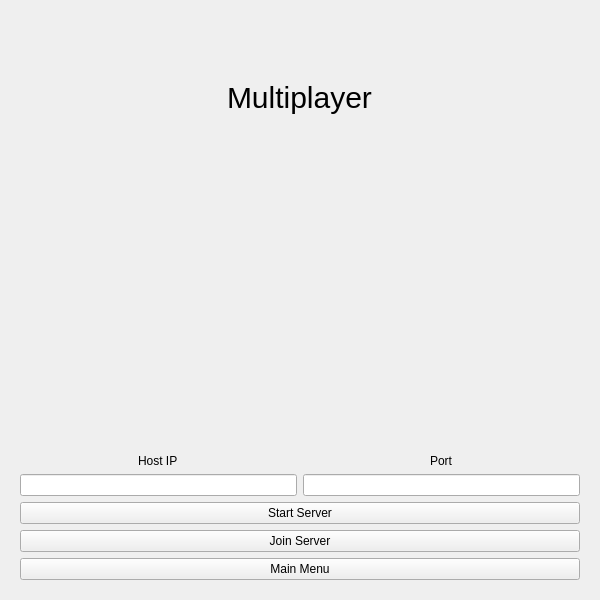
<?xml version="1.0" encoding="UTF-8"?>
<ui version="4.0">
 <class>MultiPlayerScreen</class>
 <widget class="QWidget" name="MultiPlayerScreen">
  <property name="geometry">
   <rect>
    <x>0</x>
    <y>0</y>
    <width>600</width>
    <height>600</height>
   </rect>
  </property>
  <property name="windowTitle">
   <string>Form</string>
  </property>
  <layout class="QVBoxLayout" name="verticalLayout">
   <item>
    <widget class="QStackedWidget" name="stackedWidget">
     <widget class="QWidget" name="JoinStartPage">
      <layout class="QVBoxLayout" name="verticalLayout_2">
       <item alignment="Qt::AlignHCenter">
        <widget class="QLabel" name="TitleLabel">
         <property name="styleSheet">
          <string notr="true">font-size: 30px;</string>
         </property>
         <property name="text">
          <string>Multiplayer</string>
         </property>
        </widget>
       </item>
       <item alignment="Qt::AlignHCenter">
        <widget class="QLabel" name="ErrorLabel">
         <property name="styleSheet">
          <string notr="true">font-size: 30px;
color: rgb(239, 41, 41);</string>
         </property>
         <property name="text">
          <string/>
         </property>
        </widget>
       </item>
       <item>
        <layout class="QGridLayout" name="gridLayout">
         <item row="1" column="0">
          <widget class="QLineEdit" name="HostInput"/>
         </item>
         <item row="1" column="1">
          <widget class="QLineEdit" name="PortInput"/>
         </item>
         <item row="0" column="0" alignment="Qt::AlignHCenter|Qt::AlignBottom">
          <widget class="QLabel" name="label_2">
           <property name="text">
            <string>Host IP</string>
           </property>
          </widget>
         </item>
         <item row="0" column="1" alignment="Qt::AlignHCenter|Qt::AlignBottom">
          <widget class="QLabel" name="label_3">
           <property name="text">
            <string>Port</string>
           </property>
          </widget>
         </item>
        </layout>
       </item>
       <item>
        <widget class="QPushButton" name="StartServerButton">
         <property name="text">
          <string>Start Server</string>
         </property>
        </widget>
       </item>
       <item>
        <widget class="QPushButton" name="JoinServerButton">
         <property name="text">
          <string>Join Server</string>
         </property>
        </widget>
       </item>
       <item>
        <widget class="QPushButton" name="MainMenuButton">
         <property name="text">
          <string>Main Menu</string>
         </property>
        </widget>
       </item>
      </layout>
     </widget>
     <widget class="QWidget" name="ServerHostPage">
      <layout class="QVBoxLayout" name="verticalLayout_3">
       <item>
        <layout class="QGridLayout" name="gridLayout_2">
         <item row="0" column="1">
          <widget class="QPlainTextEdit" name="ServerChatBox">
           <property name="readOnly">
            <bool>true</bool>
           </property>
          </widget>
         </item>
         <item row="0" column="0">
          <widget class="QTableWidget" name="ServerUserTable">
           <property name="editTriggers">
            <set>QAbstractItemView::NoEditTriggers</set>
           </property>
           <attribute name="horizontalHeaderStretchLastSection">
            <bool>true</bool>
           </attribute>
           <column>
            <property name="text">
             <string>User</string>
            </property>
           </column>
           <column>
            <property name="text">
             <string>Ready</string>
            </property>
           </column>
          </widget>
         </item>
        </layout>
       </item>
       <item>
        <layout class="QGridLayout" name="gridLayout_3">
         <item row="1" column="0">
          <widget class="QLineEdit" name="LowestInput">
           <property name="text">
            <string>1</string>
           </property>
          </widget>
         </item>
         <item row="1" column="2">
          <widget class="QLineEdit" name="AmountInput">
           <property name="text">
            <string>10</string>
           </property>
          </widget>
         </item>
         <item row="1" column="1">
          <widget class="QLineEdit" name="HighestInput">
           <property name="text">
            <string>10</string>
           </property>
          </widget>
         </item>
         <item row="0" column="0" alignment="Qt::AlignHCenter|Qt::AlignBottom">
          <widget class="QLabel" name="LowestLabel">
           <property name="text">
            <string>Lowest</string>
           </property>
          </widget>
         </item>
         <item row="0" column="1" alignment="Qt::AlignHCenter|Qt::AlignBottom">
          <widget class="QLabel" name="HighestLabel">
           <property name="text">
            <string>Highest</string>
           </property>
          </widget>
         </item>
         <item row="0" column="2" alignment="Qt::AlignHCenter|Qt::AlignBottom">
          <widget class="QLabel" name="AmountLabel">
           <property name="text">
            <string>Amount</string>
           </property>
          </widget>
         </item>
         <item row="2" column="0" colspan="3">
          <widget class="QPushButton" name="StartGameButton">
           <property name="enabled">
            <bool>true</bool>
           </property>
           <property name="text">
            <string>Start Game</string>
           </property>
          </widget>
         </item>
        </layout>
       </item>
      </layout>
     </widget>
     <widget class="QWidget" name="ServerClientPage">
      <layout class="QVBoxLayout" name="verticalLayout_6">
       <item>
        <layout class="QGridLayout" name="gridLayout_4" columnstretch="1,0">
         <item row="0" column="0">
          <widget class="QTableWidget" name="ClientUserTable">
           <property name="editTriggers">
            <set>QAbstractItemView::NoEditTriggers</set>
           </property>
           <attribute name="horizontalHeaderStretchLastSection">
            <bool>true</bool>
           </attribute>
           <column>
            <property name="text">
             <string>User</string>
            </property>
           </column>
           <column>
            <property name="text">
             <string>Ready</string>
            </property>
           </column>
          </widget>
         </item>
         <item row="0" column="1">
          <widget class="QPlainTextEdit" name="ClientChatBox">
           <property name="readOnly">
            <bool>true</bool>
           </property>
          </widget>
         </item>
        </layout>
       </item>
       <item>
        <layout class="QGridLayout" name="gridLayout_5">
         <item row="1" column="1">
          <widget class="QLineEdit" name="lineEdit_2">
           <property name="enabled">
            <bool>false</bool>
           </property>
          </widget>
         </item>
         <item row="1" column="0">
          <widget class="QLineEdit" name="lineEdit">
           <property name="enabled">
            <bool>false</bool>
           </property>
          </widget>
         </item>
         <item row="1" column="2">
          <widget class="QLineEdit" name="lineEdit_3">
           <property name="enabled">
            <bool>false</bool>
           </property>
          </widget>
         </item>
         <item row="0" column="0" alignment="Qt::AlignHCenter|Qt::AlignBottom">
          <widget class="QLabel" name="LowestLabel2">
           <property name="text">
            <string>Lowest</string>
           </property>
          </widget>
         </item>
         <item row="0" column="1" alignment="Qt::AlignHCenter|Qt::AlignBottom">
          <widget class="QLabel" name="HighestLabel2">
           <property name="text">
            <string>Highest</string>
           </property>
          </widget>
         </item>
         <item row="0" column="2" alignment="Qt::AlignHCenter|Qt::AlignBottom">
          <widget class="QLabel" name="AmountLabel2">
           <property name="text">
            <string>Amount</string>
           </property>
          </widget>
         </item>
         <item row="2" column="0" colspan="3">
          <widget class="QPushButton" name="ReadyButton">
           <property name="text">
            <string>Ready</string>
           </property>
          </widget>
         </item>
        </layout>
       </item>
      </layout>
     </widget>
     <widget class="QWidget" name="GamePage">
      <layout class="QVBoxLayout" name="verticalLayout_4">
       <item alignment="Qt::AlignHCenter|Qt::AlignVCenter">
        <widget class="QLabel" name="WordLabel">
         <property name="styleSheet">
          <string notr="true">font-size: 30px;
</string>
         </property>
         <property name="text">
          <string/>
         </property>
        </widget>
       </item>
       <item>
        <layout class="QGridLayout" name="gridLayout_6">
         <item row="1" column="1">
          <widget class="QPushButton" name="SkipButton">
           <property name="text">
            <string>Skip</string>
           </property>
          </widget>
         </item>
         <item row="1" column="0">
          <widget class="QPushButton" name="ClearButton">
           <property name="text">
            <string>Clear</string>
           </property>
          </widget>
         </item>
         <item row="1" column="2">
          <widget class="QPushButton" name="EnterButton">
           <property name="text">
            <string>Enter</string>
           </property>
          </widget>
         </item>
         <item row="0" column="0" colspan="3">
          <widget class="QLineEdit" name="UserInput"/>
         </item>
        </layout>
       </item>
      </layout>
     </widget>
     <widget class="QWidget" name="UsernamePage">
      <layout class="QVBoxLayout" name="verticalLayout_5">
       <item alignment="Qt::AlignHCenter">
        <widget class="QLabel" name="UsernameLabel">
         <property name="text">
          <string>Please enter a username. </string>
         </property>
        </widget>
       </item>
       <item>
        <widget class="QLineEdit" name="UsernameInputBox"/>
       </item>
       <item>
        <layout class="QGridLayout" name="gridLayout_7">
         <item row="0" column="0">
          <widget class="QPushButton" name="UsernameMenuButton">
           <property name="text">
            <string>Menu</string>
           </property>
          </widget>
         </item>
         <item row="0" column="1">
          <widget class="QPushButton" name="UsernameEnterButton">
           <property name="text">
            <string>Enter</string>
           </property>
          </widget>
         </item>
        </layout>
       </item>
      </layout>
     </widget>
    </widget>
   </item>
  </layout>
 </widget>
 <resources/>
 <connections/>
</ui>
